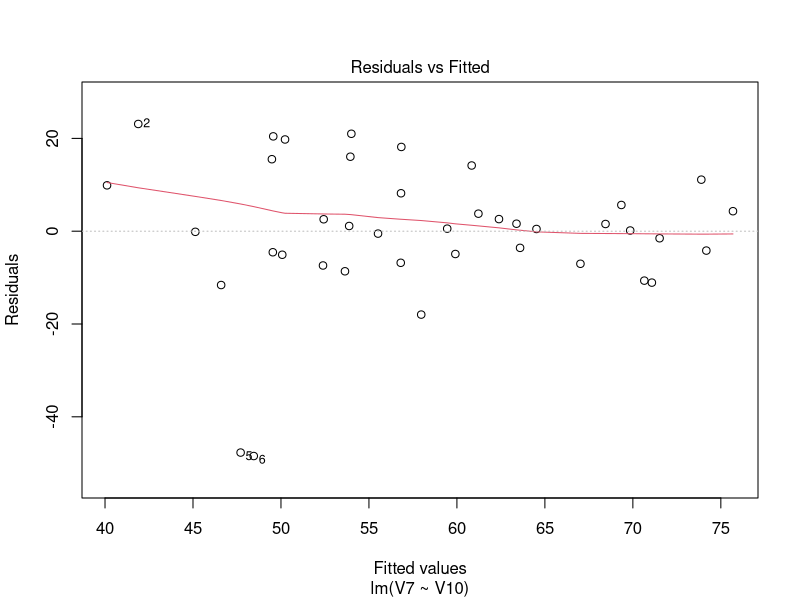
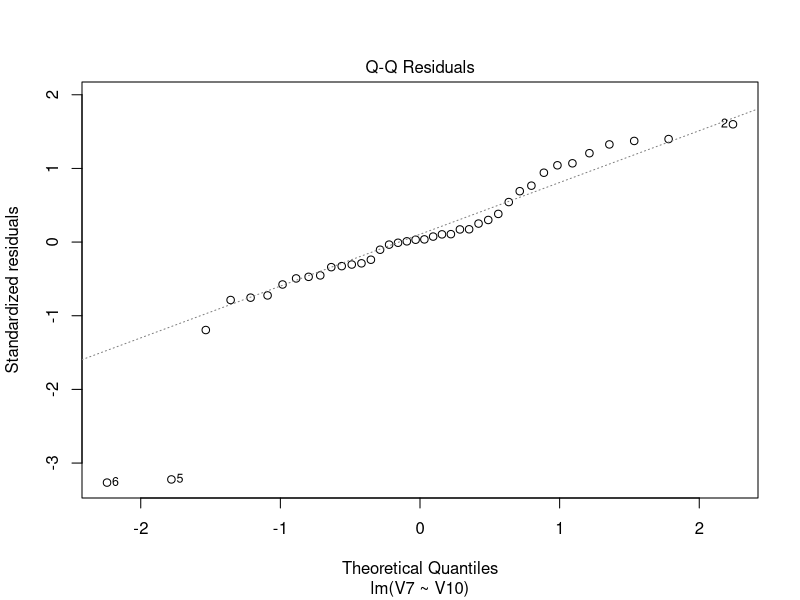
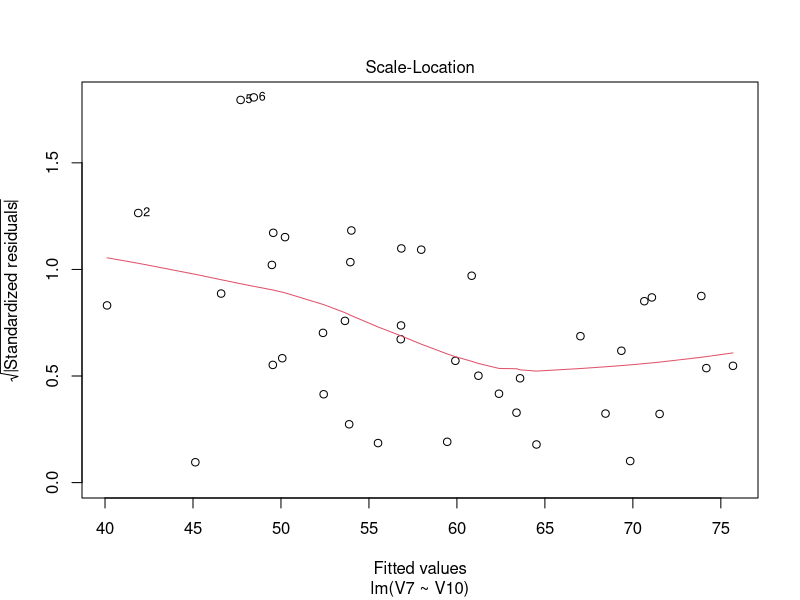
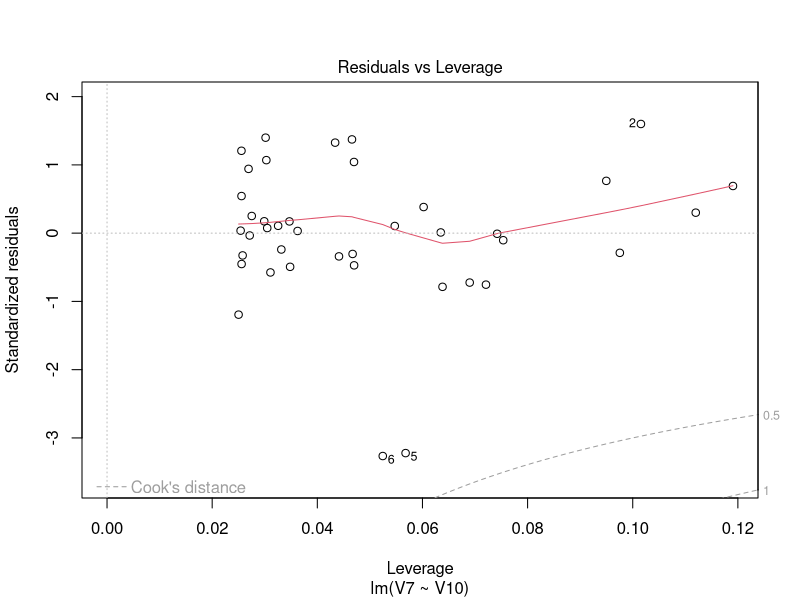
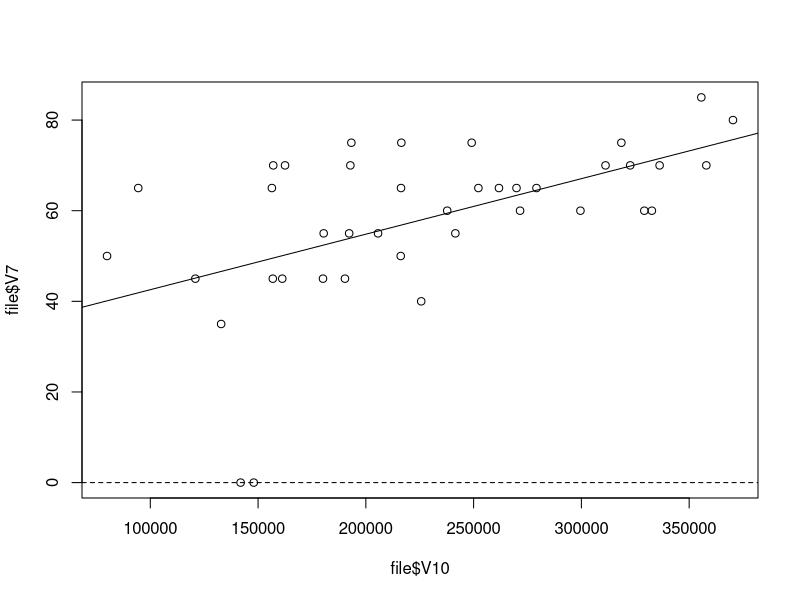

These charts were generated, in order, by the following R code:
## ---- chunk 1
knitr::opts_chunk$set(echo = TRUE)
## ---- chunk 2

rm(list=ls())

knitr::opts_chunk$set(echo = TRUE)
library(tidyverse)
library(ggplot2)

## ---- chunk 3
file <- data.frame(read.table("lista02.dat",skip = 1) )
glimpse(file)
summary(file)

## ---- chunk 4
numNA<-sum(is.na(file))

cat(paste("Hay ",numNA,"NA de la forma usual \n"))

cat(paste("Revisaremos si hay **NA** artificiales:  \n"))

file[which(file == "<NA>",arr.ind = TRUE)[,1],]

file[which(file == "NA",arr.ind = TRUE)[,1],]
## ---- chunk 5

for (i in c(1,2,3,4,5,6,7,8.10)){
  
  file[,i] <- as.double(file[,i])
}
glimpse(file)
  
## ---- chunk 6

mod1 <- lm(V7 ~ V10, data=file)
print(mod1)
plot(mod1)

## ---- chunk 7
plot(file$V10,file$V7)
abline(mod1)
abline(h=0, lty=2)
## ---- chunk 8
summary(mod1)
anova(mod1)
## ---- chunk 9

